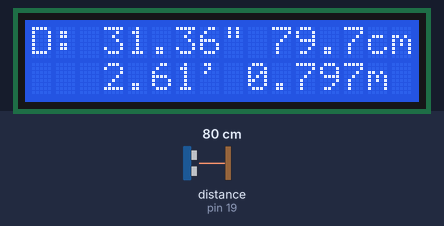
The sketch below on a simulated Arduino Uno, built with avr-gcc and run on an emulated ATmega328P. On the bench: 16×2 character LCD. Wiring (inferred from the names in the program): ultrasonic range finder: trigger pin 18; echo pin 19. The inputs (shaded band) are chosen by the test bench; at power-on: distance to the obstacle (sensor on pin 19) 80 cm. The echo pulse lasts 58.3 µs per cm.

Above: at 1.2 s.
1.3 s: distance to the obstacle (sensor on pin 19) set to 299 cm
At 2.4 s:
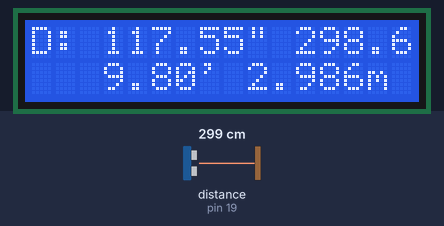
4.6 s: distance to the obstacle (sensor on pin 19) set to 2 cm
At 6.1 s:
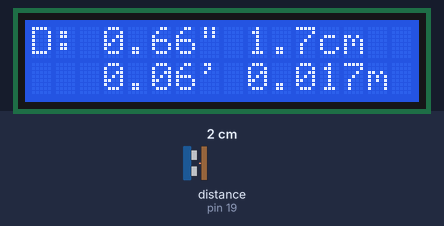
6.6 s: distance to the obstacle (sensor on pin 19) set to 35 cm
At 8.6 s:
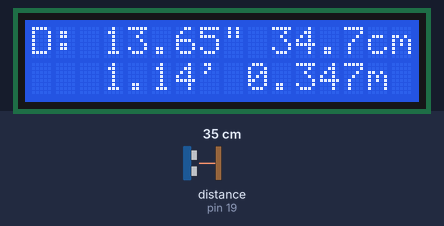
Timing chart, 0 to 10.1 s (numbered marks = the images above; inputs shaded):
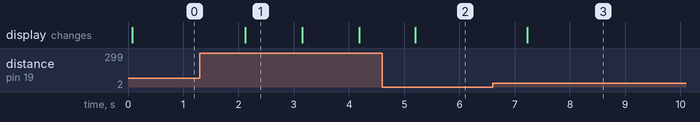

Measured:
- after the input at 1.3 s, the display: changes after 0.83 s (image 1)
- after the input at 4.6 s, the display: changes after 0.60 s (image 2)
- after the input at 6.6 s, the display: changes after 0.62 s (image 3)
- what the display in image 1 shows lasts 1.1 s, from 2.1 s to 3.2 s

The sketch:

Range.ino
```cpp
// Includes
#include <LiquidCrystal.h>

// Defines
#define TRIGGER  18
#define ECHO  19
#define MS_BETWEEN_READINGS  1000

// Global variables
LiquidCrystal lcd(8, 9, 10, 11, 12, 13);

void setup() {
  // Define the number of columns and rows of the LCD.
  lcd.begin(16, 2);
  pinMode(TRIGGER, OUTPUT);
  pinMode(ECHO, INPUT);
}

float GetDistanceInches() {
  int lnPulseTravelTime;
  digitalWrite(TRIGGER, HIGH);
  delayMicroseconds(1000);
  digitalWrite(TRIGGER, LOW);
  lnPulseTravelTime = pulseIn(ECHO, HIGH);
  return (lnPulseTravelTime/2) / 74.07;
}

void loop() {
  float lnDistanceInches;
  lnDistanceInches = GetDistanceInches();
  lcd.setCursor(0, 0);
  lcd.print("                ");
  lcd.setCursor(0, 0);
  lcd.print("D: ");
  lcd.print(lnDistanceInches, 2);
  lcd.print((char)34);
  lcd.print(" ");
  lcd.print(lnDistanceInches * 2.54, 1);
  lcd.print("cm ");
  lcd.setCursor(0, 1);
  lcd.print("                ");
  lcd.setCursor(0, 1);
  lcd.print("   ");
  lcd.print(lnDistanceInches/12, 2);
  lcd.print((char)39);
  lcd.print(" ");
  lcd.print(lnDistanceInches * 0.0254, 3);
  lcd.print("m ");
  delay(MS_BETWEEN_READINGS);
}
```
